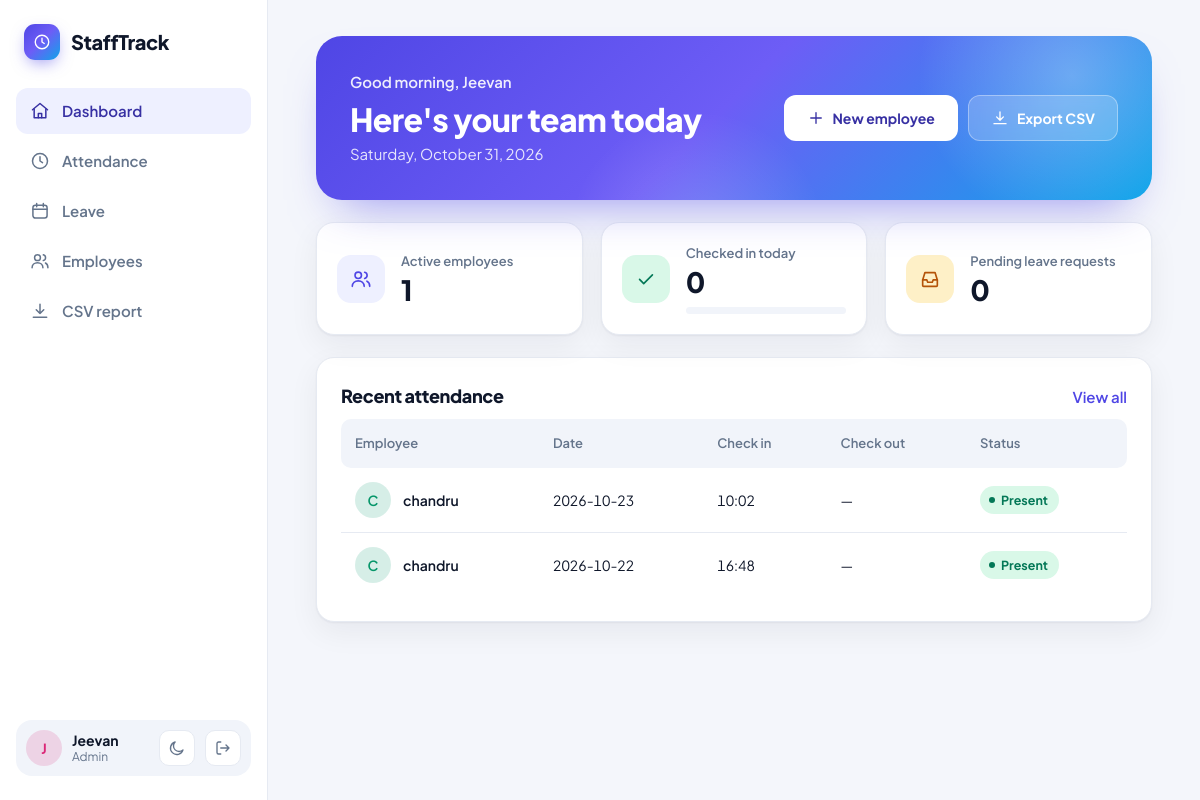
The app's page /dashboard (signed in) with its own data.
### tables this page shows
CREATE TABLE users (
        id INTEGER PRIMARY KEY AUTOINCREMENT,
        name TEXT NOT NULL,
        email TEXT NOT NULL UNIQUE COLLATE NOCASE,
        password_hash TEXT NOT NULL,
        role TEXT NOT NULL CHECK(role IN ('admin','employee')) DEFAULT 'employee',
        is_active INTEGER NOT NULL DEFAULT 1,
        created_at TEXT NOT NULL DEFAULT CURRENT_TIMESTAMP
    );

CREATE TABLE attendance (
        id INTEGER PRIMARY KEY AUTOINCREMENT,
        user_id INTEGER NOT NULL REFERENCES users(id),
        work_date TEXT NOT NULL,
        check_in TEXT,
        check_out TEXT,
        status TEXT NOT NULL DEFAULT 'present'
            CHECK(status IN ('present','absent','half_day','on_leave')),
        created_at TEXT NOT NULL DEFAULT CURRENT_TIMESTAMP,
        UNIQUE(user_id, work_date)
    );

### app.py (the view, shortened to what this page needs)
@app.route("/dashboard")
@login_required
def dashboard():
    db = get_db()
    today = date.today().isoformat()
    if session["role"] == "admin":
        stats = {
            "employees": db.execute(
                "SELECT COUNT(*) FROM users WHERE role='employee' AND is_active=1"
            ).fetchone()[0],
            "present": db.execute(
                "SELECT COUNT(*) FROM attendance WHERE work_date=? AND check_in IS NOT NULL",
                (today,)
            ).fetchone()[0],
            "pending": db.execute(
                "SELECT COUNT(*) FROM leave_requests WHERE status='pending'"
            ).fetchone()[0],
        }
        recent = db.execute("""
            SELECT a.work_date, a.check_in, a.check_out, a.status, u.name
            FROM attendance a JOIN users u ON u.id=a.user_id
            ORDER BY a.work_date DESC, a.id DESC LIMIT 10
        """).fetchall()
        return render_template("dashboard.html", today=today, stats=stats, recent=recent)

### app.py (called while the page is built)
def get_db():
    if "db" not in g:
        g.db = sqlite3.connect(DATABASE, timeout=10)
        g.db.row_factory = sqlite3.Row
        g.db.execute("PRAGMA foreign_keys = ON")
    return g.db

@app.before_request
def csrf_protect():
    if request.method == "POST":
        token = session.get("_csrf_token")
        submitted = request.form.get("_csrf_token")
        if not token or not submitted or not secrets.compare_digest(token, submitted):
            abort(400, description="Invalid or missing security token. Refresh the page and try again.")

@app.context_processor
def inject_csrf_token():
    def csrf_token():
        if "_csrf_token" not in session:
            session["_csrf_token"] = secrets.token_urlsafe(32)
        return session["_csrf_token"]
    return {"csrf_token": csrf_token}

@app.after_request
def security_headers(response):
    response.headers["X-Content-Type-Options"] = "nosniff"
    response.headers["X-Frame-Options"] = "DENY"
    response.headers["Referrer-Policy"] = "strict-origin-when-cross-origin"
    response.headers["Cache-Control"] = "no-store"
    return response

def login_required(view):
    @wraps(view)
    def wrapped(*args, **kwargs):
        if "user_id" not in session:
            return redirect(url_for("login"))
        return view(*args, **kwargs)
    return wrapped

### templates/dashboard.html (shortened to what this page needs)
{% extends "base.html" %}
{% from "_ui.html" import icon, avatar %}
{% block content %}
{% if session.get('role') == 'admin' %}
{% set pct = ((stats.present / stats.employees * 100)|round|int if stats.employees else 0) %}
<section class="hero hero-admin">
  <div>
    <p class="hero-hello"><span data-greeting>Hello</span>, {{ session.get('name') }}</p>
    <h1 class="hero-title">Here's your team today</h1>
    <p class="hero-date"><time datetime="{{ today }}" data-format="long">{{ today }}</time></p>
  </div>
  <div class="hero-actions">
    <a class="btn btn-white" href="{{ url_for('employees') }}">{{ icon('plus', 18) }}New employee</a>
    <a class="btn btn-glass" href="{{ url_for('attendance_csv') }}">{{ icon('download', 18) }}Export CSV</a>
  </div>
</section>
<div class="stats">
  <div class="stat"><span class="stat-ic">{{ icon('users', 22) }}</span><div><span class="stat-label">Active employees</span><strong>{{ stats.employees }}</strong></div></div>
  <div class="stat"><span class="stat-ic ok">{{ icon('check', 22) }}</span><div><span class="stat-label">Checked in today</span><strong>{{ stats.present }}</strong><div class="bar" role="img" aria-label="{{ pct }} percent of employees checked in"><i style="width:{{ [pct,100]|min }}%"></i></div></div></div>
  <a class="stat stat-link {{ 'is-warn' if stats.pending else '' }}" href="{{ url_for('leave') }}"><span class="stat-ic warn">{{ icon('inbox', 22) }}</span><div><span class="stat-label">Pending leave requests</span><strong>{{ stats.pending }}</strong></div></a>
</div>
<section class="panel"><div class="panel-heading"><h2>Recent attendance</h2><a href="{{ url_for('attendance_history') }}">View all</a></div>
<div class="table-wrap"><table><thead><tr><th>Employee</th><th>Date</th><th>Check in</th><th>Check out</th><th>Status</th></tr></thead><tbody>
{% for row in recent %}<tr><td><div class="person">{{ avatar(row.name) }}<span>{{ row.name }}</span></div></td><td class="num">{{ row.work_date }}</td><td class="num">{{ row.check_in[11:16] if row.check_in else '—' }}</td><td class="num">{{ row.check_out[11:16] if row.check_out else '—' }}</td><td><span class="pill {{ row.status }}">{{ row.status|replace('_',' ') }}</span></td></tr>{% else %}<tr><td colspan="5" class="empty">No attendance yet. Records appear after the first check-in.</td></tr>{% endfor %}
</tbody></table></div></section>
{% endif %}
{% endblock %}

### templates/_ui.html
{% macro icon(name, size=20) -%}
<svg class="ic" width="{{ size }}" height="{{ size }}" viewBox="0 0 24 24" fill="none" stroke="currentColor" stroke-width="1.8" stroke-linecap="round" stroke-linejoin="round" aria-hidden="true">
{%- if name == 'home' %}<path d="M3 10.5 12 3l9 7.5"/><path d="M5 9.5V20h14V9.5"/><path d="M10 20v-5h4v5"/>
{%- elif name == 'clock' %}<circle cx="12" cy="12" r="9"/><path d="M12 7v5l3 2"/>
{%- elif name == 'calendar' %}<rect x="3.5" y="5" width="17" height="15.5" rx="3"/><path d="M8 3v4M16 3v4M3.5 10h17"/>
{%- elif name == 'users' %}<circle cx="9" cy="8" r="3.5"/><path d="M2.5 20c0-3.6 2.9-6 6.5-6s6.5 2.4 6.5 6"/><path d="M16 4.6a3.5 3.5 0 0 1 0 6.8M18.5 14.4c1.8.8 3 2.6 3 5.6"/>
{%- elif name == 'download' %}<path d="M12 4v11M7.5 10.5 12 15l4.5-4.5"/><path d="M4 19.5h16"/>
{%- elif name == 'logout' %}<path d="M9 4H6a2 2 0 0 0-2 2v12a2 2 0 0 0 2 2h3"/><path d="M16 8l4 4-4 4M20 12H9"/>
{%- elif name == 'login' %}<path d="M15 4h3a2 2 0 0 1 2 2v12a2 2 0 0 1-2 2h-3"/><path d="M10 8l4 4-4 4M14 12H3"/>
{%- elif name == 'sun' %}<circle cx="12" cy="12" r="4"/><path d="M12 2.5v2M12 19.5v2M4.2 4.2l1.4 1.4M18.4 18.4l1.4 1.4M2.5 12h2M19.5 12h2M4.2 19.8l1.4-1.4M18.4 5.6l1.4-1.4"/>
{%- elif name == 'moon' %}<path d="M20 14.5A8.5 8.5 0 1 1 9.5 4a7 7 0 0 0 10.5 10.5z"/>
{%- elif name == 'inbox' %}<path d="M4 13l2.5-8h11L20 13v6a1 1 0 0 1-1 1H5a1 1 0 0 1-1-1z"/><path d="M4 13h4.5l1 2.5h5l1-2.5H20"/>
{%- elif name == 'plus' %}<path d="M12 5v14M5 12h14"/>
{%- elif name == 'check' %}<path d="M5 12.5l4.5 4.5L19 7.5"/>
{%- elif name == 'hourglass' %}<path d="M6 3h12M6 21h12"/><path d="M7 3v3.5a5 5 0 0 0 2 4l3 1.5-3 1.5a5 5 0 0 0-2 4V21M17 3v3.5a5 5 0 0 1-2 4L12 12l3 1.5a5 5 0 0 1 2 4V21"/>
{%- endif %}</svg>
{%- endmacro %}
{% macro avatar(name) -%}<span class="avatar av{{ 'ABCDEFGHIJKLMNOPQRSTUVWXYZ'.find((name or '?')[0]|upper) % 5 }}" aria-hidden="true">{{ (name or '?')[0]|upper }}</span>{%- endmacro %}

### records on screen
attendance: name "chandru", work_date "2026-10-23", check_in "10:02", check_out "—", status "Present"
users: name "C"
attendance: name "chandru", work_date "2026-10-22", check_in "16:48", check_out "—", status "Present"

### other values on screen
{{ (name or '?')[0]|upper }} "J"
{{ session.get('name') }} "Jeevan"
{{ session.get('role')|capitalize }} "Admin"
{{ stats.employees }} "1"
{{ stats.present }} "0"
{{ stats.pending }} "0"
